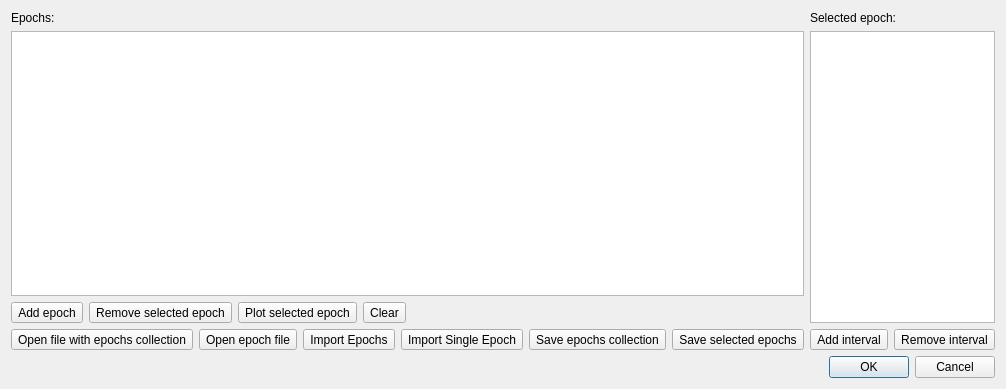
<?xml version="1.0" encoding="UTF-8"?>
<ui version="4.0">
 <class>EpochEditorDialog</class>
 <widget class="QDialog" name="EpochEditorDialog">
  <property name="geometry">
   <rect>
    <x>0</x>
    <y>0</y>
    <width>673</width>
    <height>389</height>
   </rect>
  </property>
  <property name="windowTitle">
   <string>Epochs Editor</string>
  </property>
  <layout class="QVBoxLayout" name="verticalLayout_3">
   <item>
    <layout class="QHBoxLayout" name="horizontalLayout_4">
     <item>
      <layout class="QVBoxLayout" name="verticalLayout">
       <item>
        <widget class="QLabel" name="label">
         <property name="text">
          <string>Epochs:</string>
         </property>
        </widget>
       </item>
       <item>
        <widget class="QListView" name="epochsListView"/>
       </item>
       <item>
        <layout class="QHBoxLayout" name="horizontalLayout_3">
         <item>
          <widget class="QToolButton" name="addEpochToolButton">
           <property name="toolTip">
            <string>Add epoch</string>
           </property>
           <property name="statusTip">
            <string>Add epoch</string>
           </property>
           <property name="whatsThis">
            <string>Add epoch</string>
           </property>
           <property name="text">
            <string>Add epoch</string>
           </property>
           <property name="icon">
            <iconset theme="list-add"/>
           </property>
          </widget>
         </item>
         <item>
          <widget class="QToolButton" name="removeEpochToolButton">
           <property name="toolTip">
            <string>Remove selected epoch</string>
           </property>
           <property name="statusTip">
            <string>Remove selected epoch</string>
           </property>
           <property name="whatsThis">
            <string>Remove selected epoch</string>
           </property>
           <property name="text">
            <string>Remove selected epoch</string>
           </property>
           <property name="icon">
            <iconset theme="list-remove"/>
           </property>
          </widget>
         </item>
         <item>
          <widget class="QToolButton" name="plotEpochToolButton">
           <property name="toolTip">
            <string>Plot epoch</string>
           </property>
           <property name="statusTip">
            <string>Plot epoch</string>
           </property>
           <property name="whatsThis">
            <string>Plot epoch</string>
           </property>
           <property name="text">
            <string>Plot selected epoch</string>
           </property>
           <property name="icon">
            <iconset theme="quickview"/>
           </property>
          </widget>
         </item>
         <item>
          <widget class="QToolButton" name="clearProtocolsToolButton">
           <property name="toolTip">
            <string>Remove all epochs</string>
           </property>
           <property name="statusTip">
            <string>Remove all epochs</string>
           </property>
           <property name="whatsThis">
            <string>Remove all epochs</string>
           </property>
           <property name="text">
            <string>Clear</string>
           </property>
           <property name="icon">
            <iconset theme="edit-clear-all"/>
           </property>
          </widget>
         </item>
         <item>
          <spacer name="horizontalSpacer_2">
           <property name="orientation">
            <enum>Qt::Orientation::Horizontal</enum>
           </property>
           <property name="sizeHint" stdset="0">
            <size>
             <width>40</width>
             <height>20</height>
            </size>
           </property>
          </spacer>
         </item>
        </layout>
       </item>
       <item>
        <layout class="QHBoxLayout" name="horizontalLayout">
         <item>
          <widget class="QToolButton" name="epochsFileChooserToolButton">
           <property name="toolTip">
            <string>Open file with epochs collection</string>
           </property>
           <property name="statusTip">
            <string>Open file with epochs collection</string>
           </property>
           <property name="whatsThis">
            <string>Open file with epochs collection</string>
           </property>
           <property name="text">
            <string>Open file with epochs collection</string>
           </property>
           <property name="icon">
            <iconset theme="project-open">
             <normaloff>../systems</normaloff>../systems</iconset>
           </property>
          </widget>
         </item>
         <item>
          <widget class="QToolButton" name="openEpochFileToolButton">
           <property name="toolTip">
            <string>Open epoch file</string>
           </property>
           <property name="statusTip">
            <string>Open epoch file</string>
           </property>
           <property name="whatsThis">
            <string>Open epoch file</string>
           </property>
           <property name="text">
            <string>Open epoch file</string>
           </property>
           <property name="icon">
            <iconset theme="document-open"/>
           </property>
          </widget>
         </item>
         <item>
          <widget class="QToolButton" name="importEpochsToolButton">
           <property name="toolTip">
            <string>Import epochs collection from workspace</string>
           </property>
           <property name="statusTip">
            <string>Import epochs collection from workspace</string>
           </property>
           <property name="whatsThis">
            <string>Import epochs collection from workspace</string>
           </property>
           <property name="text">
            <string>Import Epochs</string>
           </property>
           <property name="icon">
            <iconset theme="download"/>
           </property>
          </widget>
         </item>
         <item>
          <widget class="QToolButton" name="toolButton">
           <property name="toolTip">
            <string>Import single epoch from workspace</string>
           </property>
           <property name="statusTip">
            <string>Import single epoch from workspace</string>
           </property>
           <property name="whatsThis">
            <string>Import single epoch from workspace</string>
           </property>
           <property name="text">
            <string>Import Single Epoch</string>
           </property>
           <property name="icon">
            <iconset theme="document-import"/>
           </property>
          </widget>
         </item>
         <item>
          <widget class="QToolButton" name="saveEpochsCollection">
           <property name="toolTip">
            <string>Save epochs collection to file</string>
           </property>
           <property name="statusTip">
            <string>Save epochs collection to file</string>
           </property>
           <property name="whatsThis">
            <string>Save epochs collection to file</string>
           </property>
           <property name="text">
            <string>Save epochs collection</string>
           </property>
           <property name="icon">
            <iconset theme="document-save"/>
           </property>
          </widget>
         </item>
         <item>
          <widget class="QToolButton" name="saveEpochToolButton">
           <property name="toolTip">
            <string>Save selected epochs to file</string>
           </property>
           <property name="statusTip">
            <string>Save selected epochs to file</string>
           </property>
           <property name="whatsThis">
            <string>Save selected epochs to file</string>
           </property>
           <property name="text">
            <string>Save selected epochs</string>
           </property>
           <property name="icon">
            <iconset theme="document-save-all"/>
           </property>
          </widget>
         </item>
         <item>
          <spacer name="horizontalSpacer_3">
           <property name="orientation">
            <enum>Qt::Orientation::Horizontal</enum>
           </property>
           <property name="sizeHint" stdset="0">
            <size>
             <width>40</width>
             <height>20</height>
            </size>
           </property>
          </spacer>
         </item>
        </layout>
       </item>
      </layout>
     </item>
     <item>
      <layout class="QVBoxLayout" name="verticalLayout_2">
       <item>
        <widget class="QLabel" name="label_2">
         <property name="text">
          <string>Selected epoch:</string>
         </property>
        </widget>
       </item>
       <item>
        <widget class="QTableView" name="epochTableView"/>
       </item>
       <item>
        <layout class="QHBoxLayout" name="horizontalLayout_2">
         <item>
          <widget class="QToolButton" name="addEpochIntervalToolButton">
           <property name="toolTip">
            <string>Add interval</string>
           </property>
           <property name="statusTip">
            <string>Add interval</string>
           </property>
           <property name="whatsThis">
            <string>Add interval</string>
           </property>
           <property name="text">
            <string>Add interval</string>
           </property>
           <property name="icon">
            <iconset theme="list-add"/>
           </property>
          </widget>
         </item>
         <item>
          <widget class="QToolButton" name="removeEpochIntervalToolButton">
           <property name="toolTip">
            <string>Remove interval</string>
           </property>
           <property name="statusTip">
            <string>Remove interval</string>
           </property>
           <property name="whatsThis">
            <string>Remove interval</string>
           </property>
           <property name="text">
            <string>Remove interval</string>
           </property>
           <property name="icon">
            <iconset theme="list-remove"/>
           </property>
          </widget>
         </item>
         <item>
          <spacer name="horizontalSpacer">
           <property name="orientation">
            <enum>Qt::Orientation::Horizontal</enum>
           </property>
           <property name="sizeHint" stdset="0">
            <size>
             <width>40</width>
             <height>20</height>
            </size>
           </property>
          </spacer>
         </item>
        </layout>
       </item>
      </layout>
     </item>
    </layout>
   </item>
   <item>
    <widget class="QDialogButtonBox" name="buttonBox">
     <property name="orientation">
      <enum>Qt::Orientation::Horizontal</enum>
     </property>
     <property name="standardButtons">
      <set>QDialogButtonBox::StandardButton::Cancel|QDialogButtonBox::StandardButton::Ok</set>
     </property>
    </widget>
   </item>
  </layout>
 </widget>
 <resources/>
 <connections>
  <connection>
   <sender>buttonBox</sender>
   <signal>accepted()</signal>
   <receiver>EpochEditorDialog</receiver>
   <slot>accept()</slot>
   <hints>
    <hint type="sourcelabel">
     <x>248</x>
     <y>254</y>
    </hint>
    <hint type="destinationlabel">
     <x>157</x>
     <y>274</y>
    </hint>
   </hints>
  </connection>
  <connection>
   <sender>buttonBox</sender>
   <signal>rejected()</signal>
   <receiver>EpochEditorDialog</receiver>
   <slot>reject()</slot>
   <hints>
    <hint type="sourcelabel">
     <x>316</x>
     <y>260</y>
    </hint>
    <hint type="destinationlabel">
     <x>286</x>
     <y>274</y>
    </hint>
   </hints>
  </connection>
 </connections>
</ui>
